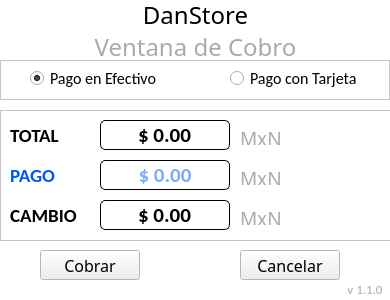
<?xml version="1.0" encoding="UTF-8"?>
<ui version="4.0">
 <class>MainWindow</class>
 <widget class="QMainWindow" name="MainWindow">
  <property name="geometry">
   <rect>
    <x>0</x>
    <y>0</y>
    <width>390</width>
    <height>300</height>
   </rect>
  </property>
  <property name="minimumSize">
   <size>
    <width>390</width>
    <height>260</height>
   </size>
  </property>
  <property name="maximumSize">
   <size>
    <width>390</width>
    <height>300</height>
   </size>
  </property>
  <property name="palette">
   <palette>
    <active>
     <colorrole role="Base">
      <brush brushstyle="SolidPattern">
       <color alpha="255">
        <red>255</red>
        <green>255</green>
        <blue>255</blue>
       </color>
      </brush>
     </colorrole>
     <colorrole role="Window">
      <brush brushstyle="SolidPattern">
       <color alpha="255">
        <red>255</red>
        <green>255</green>
        <blue>255</blue>
       </color>
      </brush>
     </colorrole>
    </active>
    <inactive>
     <colorrole role="Base">
      <brush brushstyle="SolidPattern">
       <color alpha="255">
        <red>255</red>
        <green>255</green>
        <blue>255</blue>
       </color>
      </brush>
     </colorrole>
     <colorrole role="Window">
      <brush brushstyle="SolidPattern">
       <color alpha="255">
        <red>255</red>
        <green>255</green>
        <blue>255</blue>
       </color>
      </brush>
     </colorrole>
    </inactive>
    <disabled>
     <colorrole role="Base">
      <brush brushstyle="SolidPattern">
       <color alpha="255">
        <red>255</red>
        <green>255</green>
        <blue>255</blue>
       </color>
      </brush>
     </colorrole>
     <colorrole role="Window">
      <brush brushstyle="SolidPattern">
       <color alpha="255">
        <red>255</red>
        <green>255</green>
        <blue>255</blue>
       </color>
      </brush>
     </colorrole>
    </disabled>
   </palette>
  </property>
  <property name="windowTitle">
   <string>Ventana de Cobro</string>
  </property>
  <widget class="QWidget" name="centralwidget">
   <widget class="QFrame" name="fr_Accion">
    <property name="geometry">
     <rect>
      <x>0</x>
      <y>60</y>
      <width>390</width>
      <height>40</height>
     </rect>
    </property>
    <property name="frameShape">
     <enum>QFrame::StyledPanel</enum>
    </property>
    <property name="frameShadow">
     <enum>QFrame::Raised</enum>
    </property>
    <widget class="QRadioButton" name="b_efectivo">
     <property name="geometry">
      <rect>
       <x>30</x>
       <y>10</y>
       <width>131</width>
       <height>17</height>
      </rect>
     </property>
     <property name="font">
      <font>
       <family>Calibri</family>
       <pointsize>12</pointsize>
      </font>
     </property>
     <property name="focusPolicy">
      <enum>Qt::StrongFocus</enum>
     </property>
     <property name="text">
      <string>Pago en Efectivo</string>
     </property>
     <property name="checked">
      <bool>true</bool>
     </property>
    </widget>
    <widget class="QRadioButton" name="b_tarjeta">
     <property name="geometry">
      <rect>
       <x>230</x>
       <y>10</y>
       <width>131</width>
       <height>17</height>
      </rect>
     </property>
     <property name="font">
      <font>
       <family>Calibri</family>
       <pointsize>12</pointsize>
      </font>
     </property>
     <property name="focusPolicy">
      <enum>Qt::StrongFocus</enum>
     </property>
     <property name="text">
      <string>Pago con Tarjeta</string>
     </property>
     <property name="checked">
      <bool>false</bool>
     </property>
    </widget>
   </widget>
   <widget class="QLabel" name="L2">
    <property name="geometry">
     <rect>
      <x>0</x>
      <y>30</y>
      <width>391</width>
      <height>30</height>
     </rect>
    </property>
    <property name="font">
     <font>
      <family>Swis721 LtCn BT</family>
      <pointsize>18</pointsize>
     </font>
    </property>
    <property name="frameShadow">
     <enum>QFrame::Plain</enum>
    </property>
    <property name="midLineWidth">
     <number>0</number>
    </property>
    <property name="text">
     <string>&lt;html&gt;&lt;head/&gt;&lt;body&gt;&lt;p&gt;&lt;span style=&quot; color:#aaaaaa;&quot;&gt;Ventana de Cobro&lt;/span&gt;&lt;/p&gt;&lt;/body&gt;&lt;/html&gt;</string>
    </property>
    <property name="alignment">
     <set>Qt::AlignCenter</set>
    </property>
   </widget>
   <widget class="QLabel" name="L1">
    <property name="geometry">
     <rect>
      <x>0</x>
      <y>0</y>
      <width>391</width>
      <height>30</height>
     </rect>
    </property>
    <property name="font">
     <font>
      <family>Impact</family>
      <pointsize>18</pointsize>
     </font>
    </property>
    <property name="text">
     <string>DanStore</string>
    </property>
    <property name="alignment">
     <set>Qt::AlignCenter</set>
    </property>
   </widget>
   <widget class="QFrame" name="frame">
    <property name="geometry">
     <rect>
      <x>0</x>
      <y>110</y>
      <width>391</width>
      <height>131</height>
     </rect>
    </property>
    <property name="frameShape">
     <enum>QFrame::StyledPanel</enum>
    </property>
    <property name="frameShadow">
     <enum>QFrame::Raised</enum>
    </property>
    <widget class="QLabel" name="L_Total">
     <property name="geometry">
      <rect>
       <x>10</x>
       <y>15</y>
       <width>80</width>
       <height>21</height>
      </rect>
     </property>
     <property name="font">
      <font>
       <family>Calibri</family>
       <pointsize>14</pointsize>
       <weight>75</weight>
       <bold>true</bold>
      </font>
     </property>
     <property name="styleSheet">
      <string notr="true"/>
     </property>
     <property name="text">
      <string>TOTAL</string>
     </property>
     <property name="alignment">
      <set>Qt::AlignLeading|Qt::AlignLeft|Qt::AlignVCenter</set>
     </property>
    </widget>
    <widget class="QLineEdit" name="D_Total">
     <property name="geometry">
      <rect>
       <x>100</x>
       <y>10</y>
       <width>130</width>
       <height>30</height>
      </rect>
     </property>
     <property name="palette">
      <palette>
       <active>
        <colorrole role="Text">
         <brush brushstyle="SolidPattern">
          <color alpha="255">
           <red>0</red>
           <green>0</green>
           <blue>0</blue>
          </color>
         </brush>
        </colorrole>
       </active>
       <inactive>
        <colorrole role="Text">
         <brush brushstyle="SolidPattern">
          <color alpha="255">
           <red>0</red>
           <green>0</green>
           <blue>0</blue>
          </color>
         </brush>
        </colorrole>
       </inactive>
       <disabled>
        <colorrole role="Text">
         <brush brushstyle="SolidPattern">
          <color alpha="255">
           <red>120</red>
           <green>120</green>
           <blue>120</blue>
          </color>
         </brush>
        </colorrole>
       </disabled>
      </palette>
     </property>
     <property name="font">
      <font>
       <family>Calibri</family>
       <pointsize>16</pointsize>
       <weight>75</weight>
       <bold>true</bold>
      </font>
     </property>
     <property name="styleSheet">
      <string notr="true">QLineEdit {
     border-width: 1px;
     border-style: solid;
     border-radius: 5px;
 }</string>
     </property>
     <property name="text">
      <string>$ 0.00</string>
     </property>
     <property name="alignment">
      <set>Qt::AlignCenter</set>
     </property>
    </widget>
    <widget class="QLineEdit" name="D_Pago">
     <property name="geometry">
      <rect>
       <x>100</x>
       <y>50</y>
       <width>130</width>
       <height>30</height>
      </rect>
     </property>
     <property name="palette">
      <palette>
       <active>
        <colorrole role="Text">
         <brush brushstyle="SolidPattern">
          <color alpha="255">
           <red>0</red>
           <green>85</green>
           <blue>255</blue>
          </color>
         </brush>
        </colorrole>
       </active>
       <inactive>
        <colorrole role="Text">
         <brush brushstyle="SolidPattern">
          <color alpha="255">
           <red>0</red>
           <green>85</green>
           <blue>255</blue>
          </color>
         </brush>
        </colorrole>
       </inactive>
       <disabled>
        <colorrole role="Text">
         <brush brushstyle="SolidPattern">
          <color alpha="255">
           <red>120</red>
           <green>120</green>
           <blue>120</blue>
          </color>
         </brush>
        </colorrole>
       </disabled>
      </palette>
     </property>
     <property name="font">
      <font>
       <family>Calibri</family>
       <pointsize>16</pointsize>
       <weight>75</weight>
       <bold>true</bold>
      </font>
     </property>
     <property name="styleSheet">
      <string notr="true">QLineEdit {
     border-width: 1px;
     border-style: solid;
     border-radius: 5px;
 }</string>
     </property>
     <property name="text">
      <string/>
     </property>
     <property name="maxLength">
      <number>10</number>
     </property>
     <property name="alignment">
      <set>Qt::AlignCenter</set>
     </property>
     <property name="placeholderText">
      <string>$ 0.00</string>
     </property>
     <property name="clearButtonEnabled">
      <bool>true</bool>
     </property>
    </widget>
    <widget class="QLabel" name="L_Pago">
     <property name="geometry">
      <rect>
       <x>10</x>
       <y>55</y>
       <width>80</width>
       <height>21</height>
      </rect>
     </property>
     <property name="font">
      <font>
       <family>Calibri</family>
       <pointsize>14</pointsize>
       <weight>75</weight>
       <bold>true</bold>
      </font>
     </property>
     <property name="styleSheet">
      <string notr="true">color: rgb(0, 85, 255);</string>
     </property>
     <property name="text">
      <string>PAGO</string>
     </property>
     <property name="alignment">
      <set>Qt::AlignLeading|Qt::AlignLeft|Qt::AlignVCenter</set>
     </property>
    </widget>
    <widget class="QLineEdit" name="D_Cambio">
     <property name="geometry">
      <rect>
       <x>100</x>
       <y>90</y>
       <width>130</width>
       <height>30</height>
      </rect>
     </property>
     <property name="palette">
      <palette>
       <active>
        <colorrole role="Text">
         <brush brushstyle="SolidPattern">
          <color alpha="255">
           <red>0</red>
           <green>0</green>
           <blue>0</blue>
          </color>
         </brush>
        </colorrole>
       </active>
       <inactive>
        <colorrole role="Text">
         <brush brushstyle="SolidPattern">
          <color alpha="255">
           <red>0</red>
           <green>0</green>
           <blue>0</blue>
          </color>
         </brush>
        </colorrole>
       </inactive>
       <disabled>
        <colorrole role="Text">
         <brush brushstyle="SolidPattern">
          <color alpha="255">
           <red>120</red>
           <green>120</green>
           <blue>120</blue>
          </color>
         </brush>
        </colorrole>
       </disabled>
      </palette>
     </property>
     <property name="font">
      <font>
       <family>Calibri</family>
       <pointsize>16</pointsize>
       <weight>75</weight>
       <bold>true</bold>
      </font>
     </property>
     <property name="styleSheet">
      <string notr="true">QLineEdit {
     border-width: 1px;
     border-style: solid;
     border-radius: 5px;
 }</string>
     </property>
     <property name="text">
      <string>$ 0.00</string>
     </property>
     <property name="alignment">
      <set>Qt::AlignCenter</set>
     </property>
    </widget>
    <widget class="QLabel" name="L_Cambio">
     <property name="geometry">
      <rect>
       <x>10</x>
       <y>95</y>
       <width>80</width>
       <height>21</height>
      </rect>
     </property>
     <property name="font">
      <font>
       <family>Calibri</family>
       <pointsize>14</pointsize>
       <weight>75</weight>
       <bold>true</bold>
      </font>
     </property>
     <property name="styleSheet">
      <string notr="true"/>
     </property>
     <property name="text">
      <string>CAMBIO</string>
     </property>
     <property name="alignment">
      <set>Qt::AlignLeading|Qt::AlignLeft|Qt::AlignVCenter</set>
     </property>
    </widget>
    <widget class="QLabel" name="L3">
     <property name="geometry">
      <rect>
       <x>240</x>
       <y>15</y>
       <width>41</width>
       <height>20</height>
      </rect>
     </property>
     <property name="font">
      <font>
       <family>Swis721 LtCn BT</family>
       <pointsize>14</pointsize>
      </font>
     </property>
     <property name="text">
      <string>&lt;html&gt;&lt;head/&gt;&lt;body&gt;&lt;p&gt;&lt;span style=&quot; color:#aaaaaa;&quot;&gt;MxN&lt;/span&gt;&lt;/p&gt;&lt;/body&gt;&lt;/html&gt;</string>
     </property>
    </widget>
    <widget class="QLabel" name="L4">
     <property name="geometry">
      <rect>
       <x>240</x>
       <y>55</y>
       <width>41</width>
       <height>20</height>
      </rect>
     </property>
     <property name="font">
      <font>
       <family>Swis721 LtCn BT</family>
       <pointsize>14</pointsize>
      </font>
     </property>
     <property name="text">
      <string>&lt;html&gt;&lt;head/&gt;&lt;body&gt;&lt;p&gt;&lt;span style=&quot; color:#aaaaaa;&quot;&gt;MxN&lt;/span&gt;&lt;/p&gt;&lt;/body&gt;&lt;/html&gt;</string>
     </property>
    </widget>
    <widget class="QLabel" name="L5">
     <property name="geometry">
      <rect>
       <x>240</x>
       <y>95</y>
       <width>41</width>
       <height>20</height>
      </rect>
     </property>
     <property name="font">
      <font>
       <family>Swis721 LtCn BT</family>
       <pointsize>14</pointsize>
      </font>
     </property>
     <property name="text">
      <string>&lt;html&gt;&lt;head/&gt;&lt;body&gt;&lt;p&gt;&lt;span style=&quot; color:#aaaaaa;&quot;&gt;MxN&lt;/span&gt;&lt;/p&gt;&lt;/body&gt;&lt;/html&gt;</string>
     </property>
    </widget>
   </widget>
   <widget class="QLabel" name="L6">
    <property name="geometry">
     <rect>
      <x>340</x>
      <y>280</y>
      <width>50</width>
      <height>20</height>
     </rect>
    </property>
    <property name="font">
     <font>
      <family>Calibri</family>
      <pointsize>14</pointsize>
     </font>
    </property>
    <property name="text">
     <string>&lt;html&gt;&lt;head/&gt;&lt;body&gt;&lt;p&gt;&lt;span style=&quot; font-size:10pt; color:#aaaaaa;&quot;&gt;v 1.1.0&lt;/span&gt;&lt;/p&gt;&lt;/body&gt;&lt;/html&gt;</string>
    </property>
    <property name="alignment">
     <set>Qt::AlignCenter</set>
    </property>
   </widget>
   <widget class="QPushButton" name="b_Cobrar">
    <property name="geometry">
     <rect>
      <x>40</x>
      <y>250</y>
      <width>100</width>
      <height>30</height>
     </rect>
    </property>
    <property name="font">
     <font>
      <family>Swis721 LtCn BT</family>
      <pointsize>12</pointsize>
     </font>
    </property>
    <property name="focusPolicy">
     <enum>Qt::StrongFocus</enum>
    </property>
    <property name="text">
     <string>Cobrar</string>
    </property>
    <property name="autoDefault">
     <bool>true</bool>
    </property>
   </widget>
   <widget class="QPushButton" name="b_Cancelar">
    <property name="geometry">
     <rect>
      <x>240</x>
      <y>250</y>
      <width>100</width>
      <height>30</height>
     </rect>
    </property>
    <property name="font">
     <font>
      <family>Swis721 LtCn BT</family>
      <pointsize>12</pointsize>
     </font>
    </property>
    <property name="focusPolicy">
     <enum>Qt::StrongFocus</enum>
    </property>
    <property name="text">
     <string>Cancelar</string>
    </property>
    <property name="autoDefault">
     <bool>true</bool>
    </property>
   </widget>
  </widget>
 </widget>
 <tabstops>
  <tabstop>b_efectivo</tabstop>
  <tabstop>b_tarjeta</tabstop>
  <tabstop>D_Total</tabstop>
  <tabstop>D_Pago</tabstop>
  <tabstop>D_Cambio</tabstop>
  <tabstop>b_Cobrar</tabstop>
  <tabstop>b_Cancelar</tabstop>
 </tabstops>
 <resources/>
 <connections/>
</ui>
